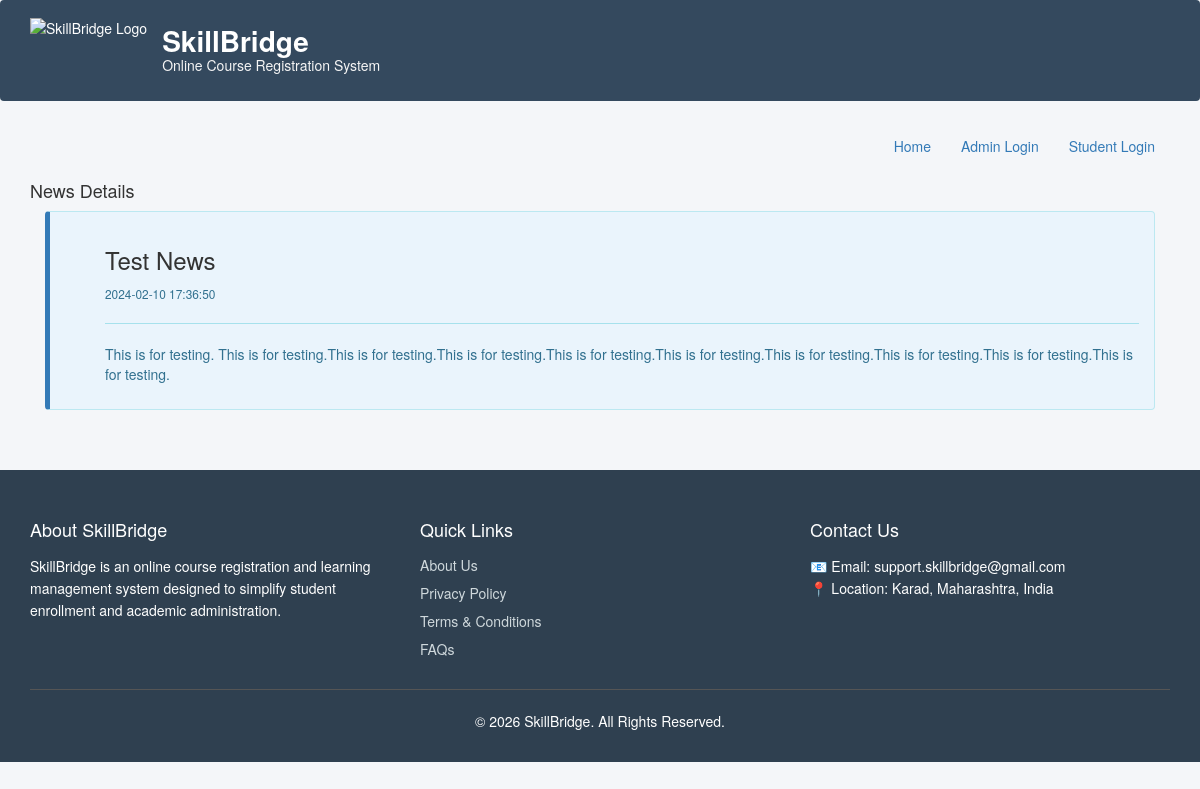
The app's page /news-details.php?nid=2 with its own data.
### tables this page shows
CREATE TABLE `news` (
  `id` int(11) NOT NULL,
  `newstitle` varchar(255) DEFAULT NULL,
  `newsDescription` mediumtext DEFAULT NULL,
  `postingDate` timestamp NULL DEFAULT current_timestamp()
);

### news-details.php (the view, shortened to what this page needs)
<?php
include("includes/config.php");
?>
<!DOCTYPE html>
<html xmlns="http://www.w3.org/1999/xhtml">
<head>
    <link href="assets/css/bootstrap.css" rel="stylesheet" />
    <link href="assets/css/font-awesome.css" rel="stylesheet" />
    <link href="assets/css/style.css" rel="stylesheet" />
</head>
<body>
    <?php include('includes/header.php');?>
<section class="menu-section">
        <div class="container">
            <div class="row">
                <div class="col-md-12">
                    <div class="navbar-collapse collapse ">
                        <ul id="menu-top" class="nav navbar-nav navbar-right">
                             <li><a href="index.php">Home </a></li>
                             <li><a href="admin/">Admin Login </a></li>
                              <li><a href="index.php">Student Login</a></li>
                        </ul>
                    </div>
                </div>
            </div>
        </div>
    </section>
    <div class="content-wrapper">
        <div class="container">
            <div class="row">
                <div class="col-md-12">
                    <h4 class="page-head-line">News Details </h4>
                </div>
            </div>
                <div class="col-md-12">
                    <div class="alert alert-info">
                        <ul>
<?php $nid=$_GET['nid'];
$sql=mysqli_query($con,"select * from news where id='$nid'");
while($row=mysqli_fetch_array($sql))
{?>
<h3><?php echo htmlentities($row['newstitle']);?></h3>
<small><?php echo htmlentities($row['postingDate']);?></small>
<hr />
<p><?php echo htmlentities($row['newsDescription']);?></p>
<?php } ?>
                        </ul>
                    </div>
                                    </div>
            </div>
        </div>
    <?php include('includes/footer.php');?>
</body>
</html>

### assets/css/style.css (style rules this page uses)
h1, h2, h3 { color:#333; }
.alert-info { border-left:5px solid #337AB7; background:#EAF4FC; color:#31708F; }

### records on screen
news: newstitle "Test News", postingDate "2024-02-10 17:36:50", newsDescription "This is for testing. This is for testing.This is for testing.This is for testing.This is for testing.This is for testing.This is for testing.This is for testing.This is for testing.This is for testing."
